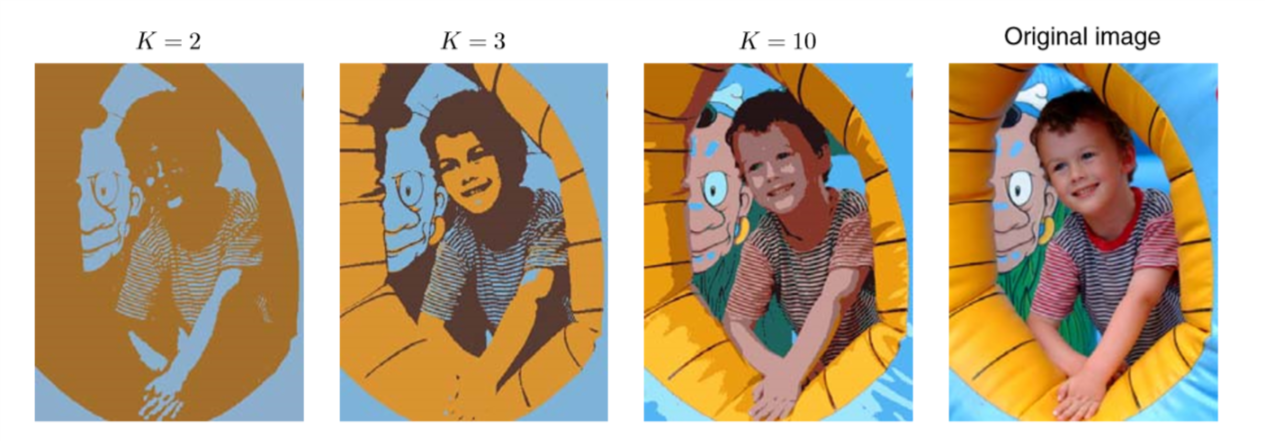
#> input picture Data_Science_and_Machine_Learning/Machine_Learning/Unsupervised_ML/Extracting Dominant Colors/example.png, 1265 x 441 px
$ jupyter execute 'Dominant Extraction Image Segmentation.ipynb'
#> lines starting #> are read from the running program, lines starting #| are printed output that depends on the picture
## Dominant Color Extraction

Segmentation partitions an image into regions having similar visual appearances to parts of object
We will try to extract K-Dominant Colors by using K-Means

[cell 1]
import cv2
import matplotlib.pyplot as plt
import numpy as np

[cell 2]
im=cv2.imread("example.png")
#> im is the input picture: shape (441, 1265, 3); mean B, G, R 142.5, 167.9, 186
im=cv2.cvtColor(im,cv2.COLOR_BGR2RGB)

plt.figure(figsize=(15,15))
plt.axis("off")
plt.imshow(im)
plt.show()

[cell 3]
img=cv2.imread("elephant.jpg")
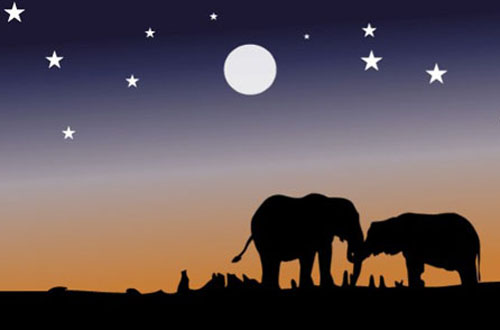
#> input picture Data_Science_and_Machine_Learning/Machine_Learning/Unsupervised_ML/Extracting Dominant Colors/elephant.jpg, 500 x 330 px
#> img is the input picture: shape (330, 500, 3); mean B, G, R 85.4, 81.1, 93.9
img=cv2.cvtColor(img,cv2.COLOR_BGR2RGB)

print(img.shape)
#| (330, 500, 3)

plt.imshow(img)
plt.axis("off")
plt.show()

[cell 4]
new_img=img.reshape((img.shape[0]*img.shape[1],img.shape[2]))
new_img.shape
#> Out = (165000, 3)

[cell 5]
from sklearn.cluster import KMeans

dominant_colors=7

km=KMeans(n_clusters=dominant_colors)
km.fit(new_img)

[cell 6]
km.cluster_centers_

[cell 7]
centers=np.array(km.cluster_centers_,dtype="uint8")
centers

## Plot the colors

[cell 8]
i=1

colors=[]

plt.figure(figsize=(10,10))

for ech_cl in centers:
    plt.subplot(1,dominant_colors,i)
    i+=1

    colors.append(ech_cl)

    #Color Switch
    a=np.zeros((100,100,3),dtype="uint8")
    a[:,:,:]=ech_cl

    plt.imshow(a)
    plt.axis("off")

plt.show()
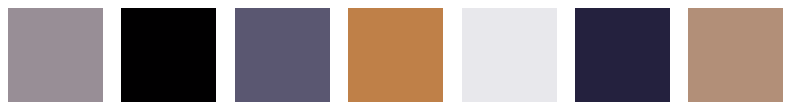
#> figure drawn by matplotlib, 7 panels

## Segmenting our original image

[cell 9]
seg_img=np.zeros((330*500,3),dtype="uint8")

print(seg_img.shape)

[cell 10]
colors

[cell 11]
km.labels_

[cell 12]
for ix in range(seg_img.shape[0]):
    seg_img[ix]=colors[km.labels_[ix]]

[cell 13]
seg_img=seg_img.reshape((330,500,3))
seg_img.shape

[cell 14]
plt.imshow(img)
plt.title("Original Image")
plt.axis("off")
plt.show()

plt.imshow(seg_img)
plt.title("Segmented Image")
plt.axis("off")
plt.show()
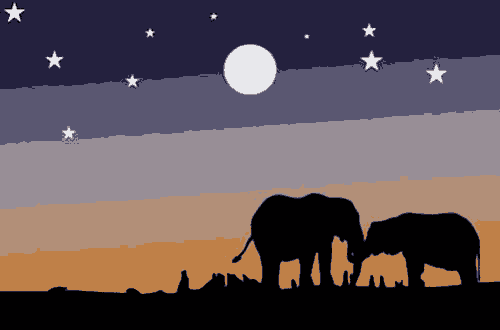
#> shown: shape (330, 500, 3); mean R, G, B 93.4, 80.5, 85
